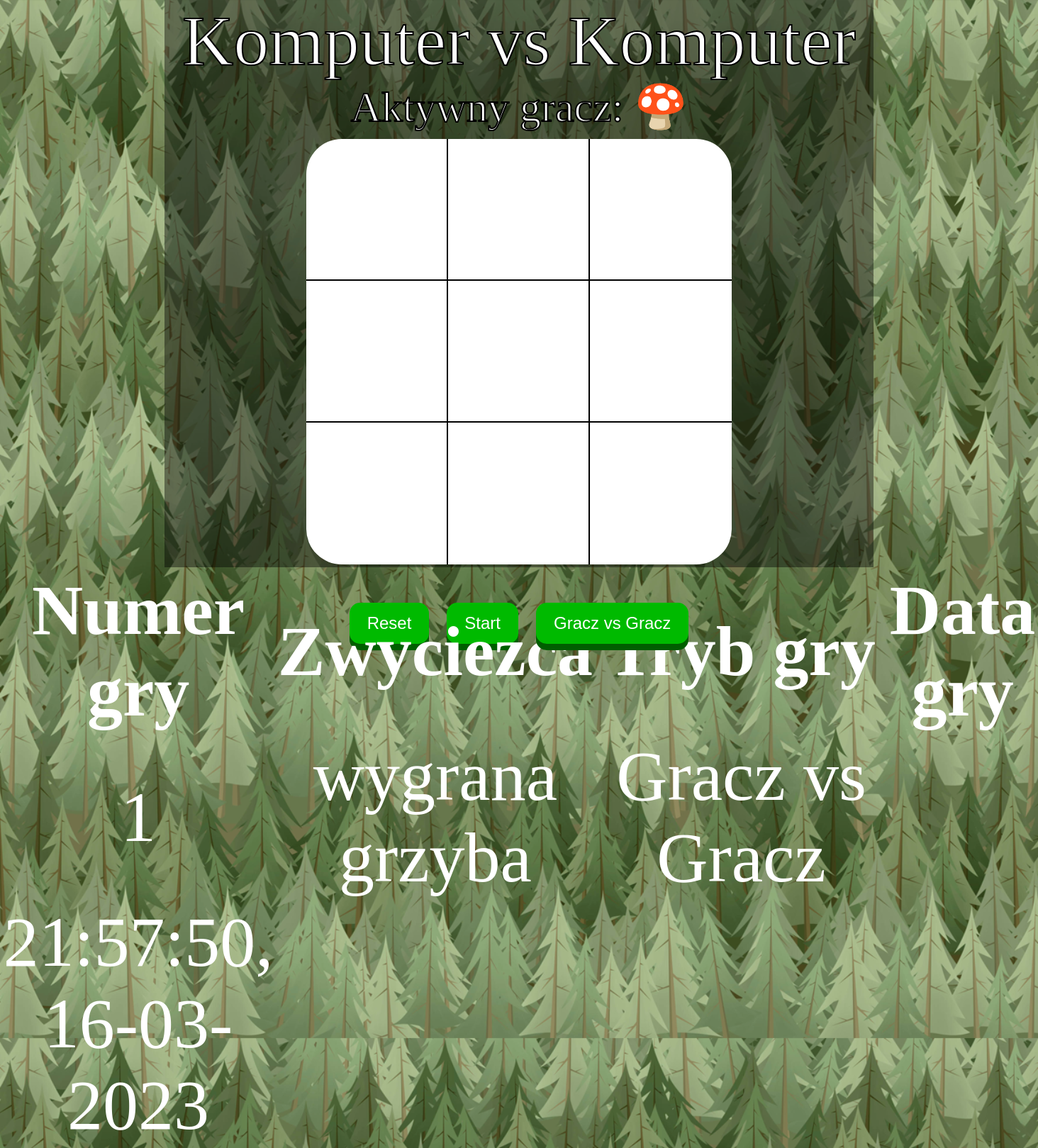
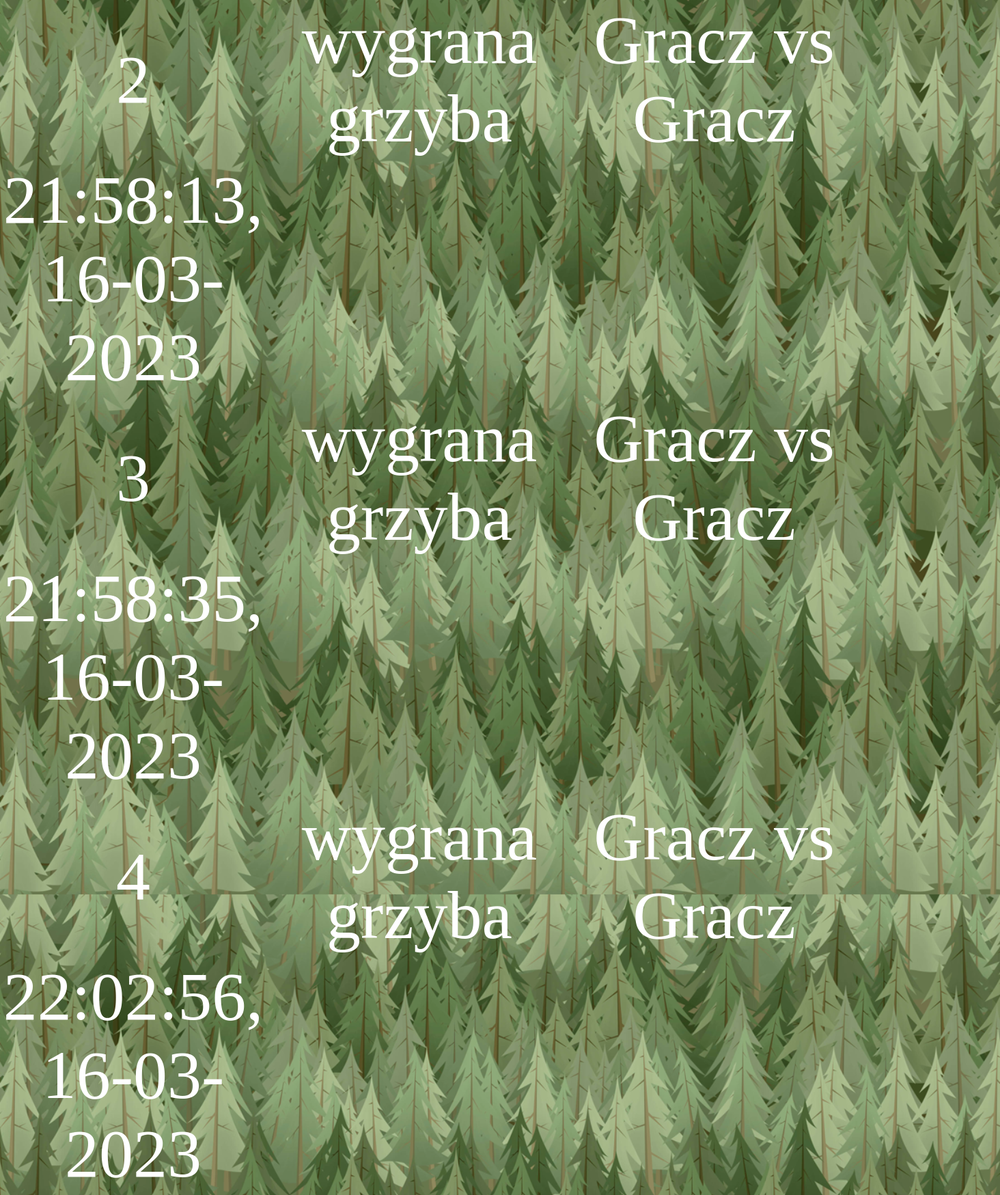
Screenshot of /komputervskomputer.php (upper part) with the database file from the repository (2 pictures, top to bottom).
### tables this page shows
CREATE TABLE `wyniki` (
  `id` int(11) NOT NULL,
  `zwyciezca` varchar(20) NOT NULL,
  `tryb` varchar(20) NOT NULL,
  `data` varchar(20) NOT NULL
);

### komputervskomputer.php (the view, shortened to what this page needs)
<!DOCTYPE html>
<html lang="pl">
<head>
    <link rel="stylesheet" href="style.css">
</head>
<body>
    <div id="takiblok">
        <div id="jakiTrybDiv">Komputer vs Komputer</div>
        <div id="aktywnyGracz">Aktywny gracz: 🍄</div>
        <div id="kolkoigrzyb">
            <div id="k1" class="komorka"></div>
            <div id="k2" class="komorka"></div>
            <div id="k3" class="komorka"></div>
            <div id="k4" class="komorka"></div>
            <div id="k5" class="komorka"></div>
            <div id="k6" class="komorka"></div>
            <div id="k7" class="komorka"></div>
            <div id="k8" class="komorka"></div>
            <div id="k9" class="komorka"></div>
        </div>
        <button onclick="reset()" id="resethyhym">Reset</button>
        <button id="zmienTrybButton" onclick="start()"><span>Start</span></button>
        <button class="botvsbotguziec" onclick="location.href='index.php';"><span>Gracz vs Gracz</span></button>
    </div>
    <table class="tablica-wynikow">
        <tr>
            <th>Numer gry</th>
            <th>Zwyciezca</th>
            <th>Tryb gry</th>
            <th>Data gry</th>
        </tr>
        <?php
        $conn = new mysqli("localhost", "root", "","wynikigrzybidzik");
        $result = $conn->query("SELECT * FROM wyniki");
        while($row = $result->fetch_assoc()) {
            echo "<tr><td>" . $row["id"]. "</td><td>" . $row["zwyciezca"]. "</td><td>". $row["tryb"] ."</tr><td> " . $row["data"]. "</td></tr>";
        }
        ?>
    </table>
</body>
</html>
</body>
</html>

### style.css (style rules this page uses)
body { margin: 0; padding: 0; font-size: 100px; text-align: center; background: url("las.png"); background-attachment: fixed; color: white; background-size: 100%; -webkit-touch-callout: none; -webkit-user-select: none; -khtml-user-select: none; -moz-user-select: none; -ms-user-select: none; user-select: none; overflow: overlay; }
#jakiTrybDiv, #aktywnyGracz { -webkit-text-stroke: 2px black; }
.komorka { flex: 1 0 33%; outline: 2px solid black; width: 100px; height: 200px; font-size: 150px; background-color: white; }
#kolkoigrzyb { width: 600px; height: 600px; font-size: 50px; display: flex; flex-wrap: wrap; border-radius: 50px; overflow: hidden; }
#resethyhym { padding: 15px 25px; font-size: 24px; text-align: center; cursor: pointer; outline: none; color: #fff; border: none; border-radius: 15px; box-shadow: 0 9px #005E00; background-color: #00BA00; transition: 0.5s; }
#jakiTrybDiv { font-family: fantasy; color: white; font-size: 100px; }
#aktywnyGracz { font-family: fantasy; color: white; font-size: 60px; margin-bottom: 10px; }
#kolkoigrzyb { margin: auto; }
#zmienTrybButton { padding: 15px 25px; font-size: 24px; text-align: center; cursor: pointer; outline: none; color: #fff; background-color: #00BA00; border: none; border-radius: 15px; box-shadow: 0 9px #005E00; transition: 0.5s; }
.botvsbotguziec { cursor: pointer; display: inline-block; position: relative; transition: 0.5s; }
.botvsbotguziec span { cursor: pointer; display: inline-block; position: relative; transition: 0.5s; }
.botvsbotguziec span:after { content: '\00bb'; position: absolute; opacity: 0; top: 0; right: -20px; transition: 0.5s; }
.botvsbotguziec { padding: 15px 25px; font-size: 24px; text-align: center; cursor: pointer; outline: none; color: #fff; background-color: #00BA00; border: none; border-radius: 15px; box-shadow: 0 9px #005E00; }
#takiblok { background-color: rgba(0, 0, 0, 0.42); width: 1000px; height: 100vh; margin: auto; }

### rows the page displays
wyniki: id "1", zwyciezca "wygrana grzyba", tryb "Gracz vs Gracz", data "21:57:50, 16-03-2023"
wyniki: id "2", zwyciezca "wygrana grzyba", tryb "Gracz vs Gracz", data "21:58:13, 16-03-2023"
wyniki: id "3", zwyciezca "wygrana grzyba", tryb "Gracz vs Gracz", data "21:58:35, 16-03-2023"
wyniki: id "4", zwyciezca "wygrana grzyba", tryb "Gracz vs Gracz", data "22:02:56, 16-03-2023"
